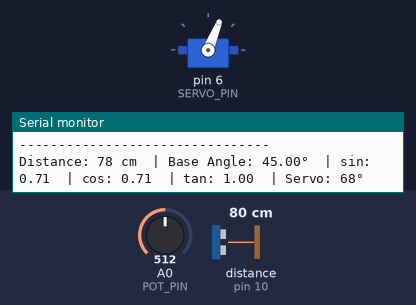
This sketch was run on a simulated Arduino Uno, built with avr-gcc and run on an emulated ATmega328P. On the bench: servo, the last lines printed to the serial monitor. Wiring (inferred from the names in the program): ultrasonic range finder: trigger pin 9; echo pin 10. The test bench sets the inputs (shaded band); at power-on: distance to the obstacle (sensor on pin 10) 80 cm, A0 (POT_PIN) = 512. The echo pulse lasts 58.3 µs per cm.

Above: at 1.2 s.
1.3 s: distance to the obstacle (sensor on pin 10) set to 2 cm
At 1.7 s:
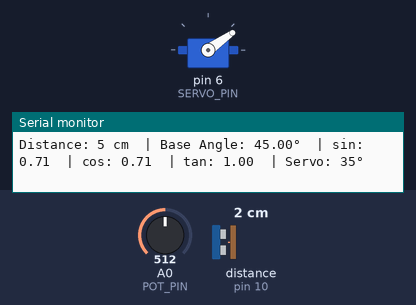
2.9 s: distance to the obstacle (sensor on pin 10) set to 18 cm
At 4.1 s:
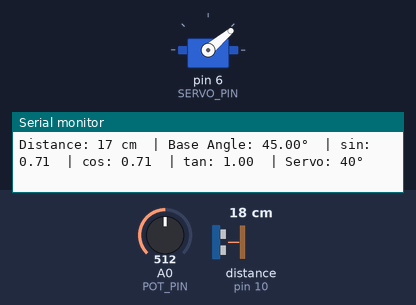
4.4 s: distance to the obstacle (sensor on pin 10) set to 120 cm
At 5.1 s:
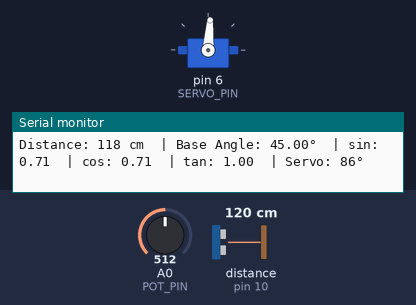
6.0 s: distance to the obstacle (sensor on pin 10) set to 250 cm
At 6.6 s:
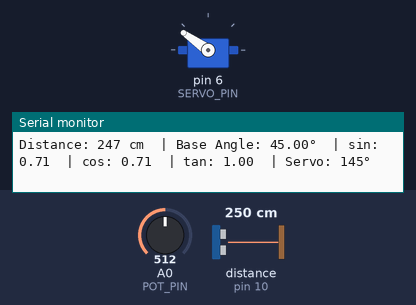
7.5 s: A0 (POT_PIN) set to 122
At 8.7 s:
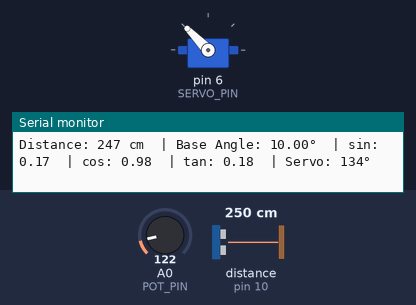
9.0 s: A0 (POT_PIN) set to 511
At 9.7 s:
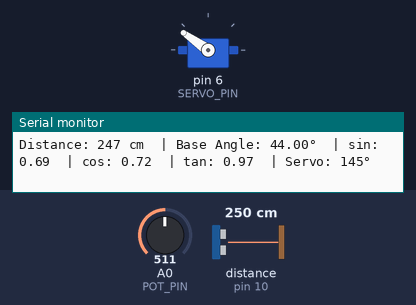
Timing chart, 0 to 11.5 s (numbered marks = the images above; inputs shaded):
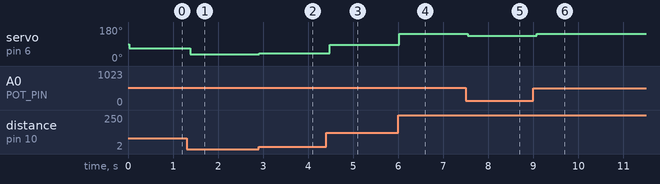

Measured:
- after the input at 1.3 s, servo on pin 6 (SERVO_PIN): 68° → 35° after 0.08 s
- after the input at 2.9 s, servo on pin 6 (SERVO_PIN): 35° → 40° at once
- after the input at 4.4 s, servo on pin 6 (SERVO_PIN): 40° → 86° after 0.08 s
- after the input at 6.0 s, servo on pin 6 (SERVO_PIN): 86° → 145° at once
- after the input at 7.5 s, servo on pin 6 (SERVO_PIN): 145° → 134° at once
- after the input at 9.0 s, servo on pin 6 (SERVO_PIN): 134° → 145° after 0.07 s

The sketch:

trino_learn_nonUi_version.ino
```cpp
#include <Servo.h>
#include <math.h>

#define TRIG_PIN 9
#define ECHO_PIN 10
#define POT_PIN A0
#define SERVO_PIN 6

Servo servo;

int prevPotValue = -1;
int prevDistance = -1;

void setup() {
  Serial.begin(9600);
  pinMode(TRIG_PIN, OUTPUT);
  pinMode(ECHO_PIN, INPUT);
  servo.attach(SERVO_PIN);

  Serial.println("=== TRIGONOMETRIC SCANNER v6 ===");
  Serial.println("System Status: ONLINE");
  Serial.println("--------------------------------");
}

void loop() {
  // --- Read potentiometer ---
  int potValue = analogRead(POT_PIN);

  // --- Read ultrasonic distance ---
  long duration;
  int distance;
  digitalWrite(TRIG_PIN, LOW);
  delayMicroseconds(2);
  digitalWrite(TRIG_PIN, HIGH);
  delayMicroseconds(10);
  digitalWrite(TRIG_PIN, LOW);

  duration = pulseIn(ECHO_PIN, HIGH, 40000); // timeout ~400cm
  if (duration == 0) {
    Serial.println("⚠️ 404: Ultrasonic Sensor Not Found or Out of Range");
    delay(500);
    return;
  }

  distance = duration * 0.034 / 2;
  distance = constrain(distance, 5, 400);

  // --- Update only if pot or distance changed significantly ---
  if (abs(potValue - prevPotValue) > 4 || abs(distance - prevDistance) > 2) {
    prevPotValue = potValue;
    prevDistance = distance;

    // --- Base angle & trig calculations ---
    float baseAngle = map(potValue, 0, 1023, 0, 90);
    float radians = baseAngle * (3.1416 / 180.0);

    float sineVal = sin(radians);
    float cosineVal = cos(radians);
    float tangentVal = tan(radians);

    // --- Map distance + trig to servo angle ---
    int servoAngle = map(distance, 5, 400, 0, 180);
    servoAngle += sineVal * 30 + cosineVal * 20;
    servoAngle = constrain(servoAngle, 0, 180);

    // --- Move servo ---
    servo.write(servoAngle);

   // --- Console Output with spacing ---
Serial.print("Distance: ");
Serial.print(distance);
Serial.print(" cm\t| Base Angle: ");
Serial.print(baseAngle);
Serial.print("°\t| sin: ");
Serial.print(sineVal, 2);
Serial.print("\t| cos: ");
Serial.print(cosineVal, 2);
Serial.print("\t| tan: ");
Serial.print(tangentVal, 2);
Serial.print("\t| Servo: ");
Serial.print(servoAngle);
Serial.println("°\n");  // extra line for vertical spacing
  }
  delay(100); // small delay for stability
}
```
